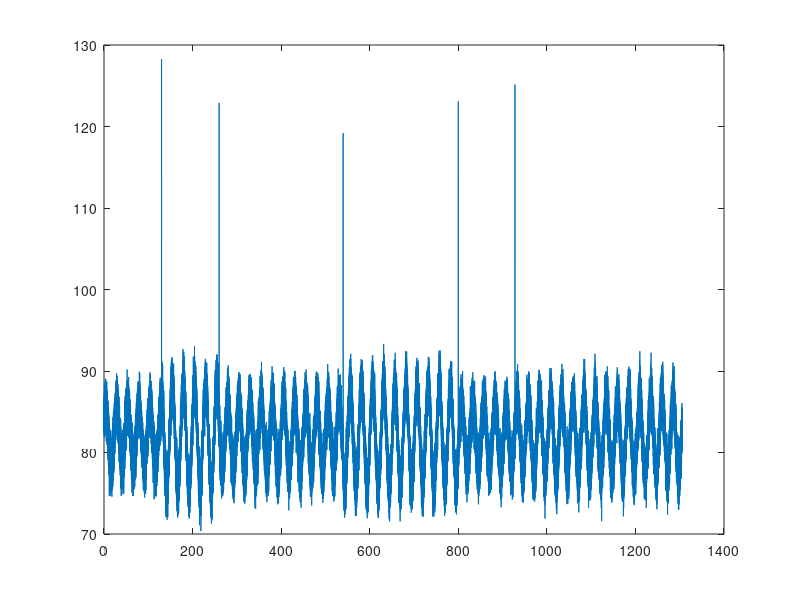

Source code (MATLAB):
clc;
clear all;
close all;

%% Relevant code
numRows = 1305;
timeData = 0:0.01:numRows;
fr_loadcell_lbs = 41.50;
    
data = timeData;

%% Test
baseLoc = 41;
random_phase_offset = rand(1,1)*2*pi;
max_amplitude = 5;
random_amplitude = rand(1,1) * max_amplitude;
signal = random_amplitude * sin(0.25 * (timeData + random_phase_offset)) + baseLoc;
y1 = wgn(numRows * 100 + 1, 1, 0);
newSig = y1 + signal';

numSigRows = length(timeData);

%% Stack more noise
endInds = floor([1, 13000, 26000, 54000, 80000, 92800, 130501]);
for i = 1: length(endInds) - 1
    random_amplitude = rand(1,1) * max_amplitude;
    timeAdd = timeData(endInds(i): endInds(i + 1));
    signal2 = random_amplitude * sin(0.25 * (timeAdd + random_phase_offset)) + baseLoc;
    y1 = wgn(length(timeAdd), 1, 0);
    sig12 = signal2'
    newSig(endInds(i):endInds(i + 1)) = newSig(endInds(i): endInds(i + 1)) + y1 + sig12; 
end

plot(timeData, signal)
plot(timeData, newSig)